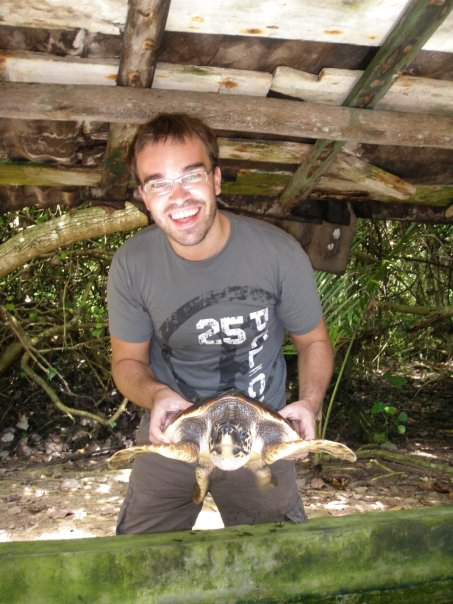
%> input picture COMP5422/Project/RefProj/PhD_tool/PhD_tool/sample_image.bmp, 453 x 604 px
$ octave face_registration_demo.m   (GNU Octave 9; MATLAB toolbox functions it lacks are replaced by stand-ins)
%> lines starting %> are read from the running program, lines starting %| are printed output that depends on the picture
%> further down, X is the input picture: size 604x453x3 uint8; mean R, G, B 121.1, 110.9, 87.6
### COMP5422/Project/RefProj/PhD_tool/PhD_tool/utils/register_face_based_on_eyes.m
% Extracts the face region from an image based on provided eye coordinates
%
% PROTOTYPE
% Y = register_face_based_on_eyes(X,eyes,size1)
%
% USAGE EXAMPLE(S)
%
%     Example 1:
%       eyes.x(1)=160;  %These coordinates were obtained using getpts(),
%       eyes.y(1)=184;  %but could also be read from a file
%       eyes.x(2)=193;
%       eyes.y(2)=177;
%       X=imread('sample_image.bmp');
%       Y = register_face_based_on_eyes(X,eyes,[128 100]);
%       figure,imshow(X,[]);
%       figure,imshow(uint8(Y),[]);
%
%     Example 2:
%       eyes.x(1)=160;
%       eyes.y(1)=184;
%       eyes.x(2)=193;
%       eyes.y(2)=177;
%       X=imread('sample_image.bmp');
%       Y = register_face_based_on_eyes(X,eyes);
%       figure,imshow(X,[]);
%       figure,imshow(uint8(Y),[]);
%
%     Example 3:
%       eyes.x(1)=160;
%       eyes.y(1)=184;
%       eyes.x(2)=193;
%       eyes.y(2)=177;
%       X=imread('sample_image.bmp');
%       Y = register_face_based_on_eyes(X,eyes,100);
%       Y = mean(Y,3);  % produce grey-scale image from color image
%       figure,imshow(X,[]);
%       figure,imshow(uint8(Y),[]);
%
%
% GENERAL DESCRIPTION
% The function extracts the facial region from the given image X based on
% the coordinates given in the structure "eyes". The image is then
% normalized to a fixed size given by the parameter "size1". It takes either
% two or three arguments. If the argument "size1" is omitted, the output
% facial region returned will be of size 128x128 pixels. The parameter size
% can be given as a single number (in pixels), in which case a square
% facial region is returned. When given as a 1x2 matrix with two elements, e.g.,
% size1 = [128 100], a region of this size is returned.
%
% The input image X can be a color image or a grey-scale one. If the input
% is in color, the output is also in color, and similarly, if the input
% image is a grey-scale one, then the outputimage is also a grey-scale one.
%
%
% REFERENCES
% Unfortunatelly, I have no reference (in english) of mine to demonstrate
% the procedure (eventually I plan to write a tutorial for beginners in the
% field of face recognition).
%
%
%
% INPUTS:
% X                     - a grey-scale or color image of arbitrary size
% eyes				    - a structure containing the eye coordinates; the
%                         structure takes the following form:
%             eyes.x(1) - x coordinate of the images left eye
%                         (this corresponds to the right eye in real life)
%             eyes.x(2) - x coordinate of the images right eye
%                         (this corresponds to the left eye in real life)
%             eyes.y(1) - y coordinate of the images left eye
%                         (this corresponds to the right eye in real life)
%             eyes.y(2) - y coordinate of the images right eye
%                         (this corresponds to the left eye in real life)
% size1                 - a parameter determining the size of the output
%                         image; it can take a single value, e.g., size=128,
%                         or it can be a 1x2 matrix, e.g., size=[100 60].
%                         default: size1=[128 128]
%
% OUTPUTS:
% Y                     - a grey-scale or color facial image (depending on
%                         the input format) extracted from the input image X
%
% NOTES / COMMENTS
% This function extracts the facial region from the given input image X
% based on some eye coordinates. Note that the eye coordinates have to be
% read from an external source, e.g., a text file (if they were marked
% manually and stored for later use), or they have to be provided by a
% facial landmark detector. This function is not intended to perform the
% localization for you, it just extracts the facial regions from the given
% image and normalizes it in respect to rotation and size. However, it does
% so based on the provided eye-coordinates.
%
% The function extracts the face region based on the following
% configuration: it first computes the interoccular distance di and uses the
% mid-point between the eyes (of the rotated image - the rotation angle is
% determined in such a way that the line conecting the eyes is horizontal)
% as the starting point. From this point the upper bound of the face region
% is deterimned by substartcing 0.6*di, the lower bound by adding 1.75*di,
% and the left and right boundaries are computed by substracting and adding
% 0.9*di, respectively. You can change the borders by changing the values
% of the coeffcients k1, k2, k3, and k4 in the last part of this function.
% However, to do so, you have to change the source code at the end of this
% file.
%
% The function was tested with Matlab ver. 7.9.0.529 (R2009b) and Matlab
% ver. 7.11.0.584 (R2010b).
%
%
% ABOUT
% Created:        3.2.2010
% Last Update:    10.11.2011
% Revision:       1.0
%
%
% WHEN PUBLISHING A PAPER AS A RESULT OF RESEARCH CONDUCTED BY USING THIS CODE
% OR ANY PART OF IT, MAKE A REFERENCE TO THE FOLLOWING PUBLICATIONS:
%
% Štruc V., Pavešic, N.: The Complete Gabor-Fisher Classifier for Robust
% Face Recognition, EURASIP Advances in Signal Processing, vol. 2010, 26
% pages, doi:10.1155/2010/847680, 2010.
%
% Štruc V., Pavešic, N.:Gabor-Based Kernel Partial-Least-Squares
% Discrimination Features for Face Recognition, Informatica (Vilnius), vol.
% 20, no. 1, pp. 115-138, 2009.
%
%
% The BibTex entries for the papers are here
%
% @Article{ACKNOWL1,
%     author = "Vitomir \v{S}truc and Nikola Pave\v{s}i\'{c}",
%     title  = "The Complete Gabor-Fisher Classifier for Robust Face Recognition",
%     journal = "EURASIP Advances in Signal Processing",
%     volume = "2010",
%     pages = "26",
%     year = "2010",
% }
%
% @Article{ACKNOWL2,
%     author = "Vitomir \v{S}truc and Nikola Pave\v{s}i\'{c}",
%     title  = "Gabor-Based Kernel Partial-Least-Squares Discrimination Features for Face Recognition",
%     journal = "Informatica (Vilnius)",
%     volume = "20",
%     number = "1",
%     pages = "115–138",
%     year = "2009",
% }
%
% Official website:
% If you have down-loaded the toolbox from any other location than the
% official website, plese check the following link to make sure that you
% have the most recent version:
%
% http://luks.fe.uni-lj.si/sl/osebje/vitomir/face_tools/PhDface/index.html
%
%
% OTHER TOOLBOXES
% If you are interested in face recognition you are invited to have a look
% at the INface toolbox as well. It contains implementations of several
% state-of-the-art photometric normalization techniques that can further
% improve the face recognition performance, especcially in difficult
% illumination conditions. The toolbox is available from:
%
% http://luks.fe.uni-lj.si/sl/osebje/vitomir/face_tools/INFace/index.html
%
%
% Copyright (c) 2011 Vitomir Štruc
% Faculty of Electrical Engineering,
% University of Ljubljana, Slovenia
% http://luks.fe.uni-lj.si/en/staff/vitomir/index.html
%
% Permission is hereby granted, free of charge, to any person obtaining a copy
% of this software and associated documentation files, to deal
% in the Software without restriction, subject to the following conditions:
%
% The above copyright notice and this permission notice shall be included in
% all copies or substantial portions of the Software.
%
% The Software is provided "as is", without warranty of any kind.
%
% November 2011

function Y = register_face_based_on_eyes(X,eyes,size1)
%> called with size1 = [128 100]

%% Init
Y=[];

%% Check inputs

%check number of inputs
if nargin <2
    disp('Wrong number of input parameters! The function requires at least two input arguments.')
    return;
elseif nargin >3
    disp('Wrong number of input parameters! The function takes no more than three input arguments.')
    return;
elseif nargin==2
    size1 = [128 128];
end

%check image
[a,b,c]=size(X);
%> a = 604; b = 453; c = 3
if a<2 || b<2
    disp('X is not a valdi image. The height/width has to be larger than 1 pixel.')
    return;
end

%check coordinates
if isfield(eyes,'x')~=1
    disp('No x coordinates were found in the coordinates structure.')
    return;
end
if isfield(eyes,'y')~=1
    disp('No y coordinates were found in the coordinates structure.')
    return;
end

[a,b] = size(eyes.x);
if a==1 && b==2 || a==2 && b==1
else
    disp('The x coordinates were not defined properly. Please type "help register_face_based_on_eyes"')
    return;
end

[a,b] = size(eyes.y);
if a==1 && b==2 || a==2 && b==1
else
    disp('The y coordinates were not defined properly. Please type "help register_face_based_on_eyes"')
    return;
end

%check size parameter
[a,b]=size(size1);
if a==1 && b==1
    size1 = [size1 size1];
elseif a==1 && b==2
    size1=size1;
else
    disp('The parameter defining the size of the output is not in the right format.')
    return;
end


%% Parse inputs

%convert to double
X=double(X);
%> X: size 604x453x3 double

[a,b,dummy] = size(X);
%> dummy = 3
x_cent = ceil(b/2);
%> x_cent = 227
y_cent = ceil(a/2);
%> y_cent = 302

%these are the remains of my previous implementation
x_leva = double(eyes.x(1));
y_leva = double(eyes.y(1));
x_desna = double(eyes.x(2));
y_desna = double(eyes.y(2));


%% Correct for rotation

%get rotation angle
kateta1 = abs(x_leva-x_desna);
kateta2 = abs(y_leva-y_desna);

if y_leva>y_desna
    angle = -(atan(kateta2/kateta1))*(180/pi);
elseif y_leva<y_desna
    angle = (atan(kateta2/kateta1))*(180/pi);
elseif y_leva==y_desna
    angle = 0;
end


%recompute the coordinates in the rotated image
if angle ==0
    Y=X;
    [c,d,e1]=size(Y);
else
    Y=uint8(imrotate((X),angle,'bilinear'));
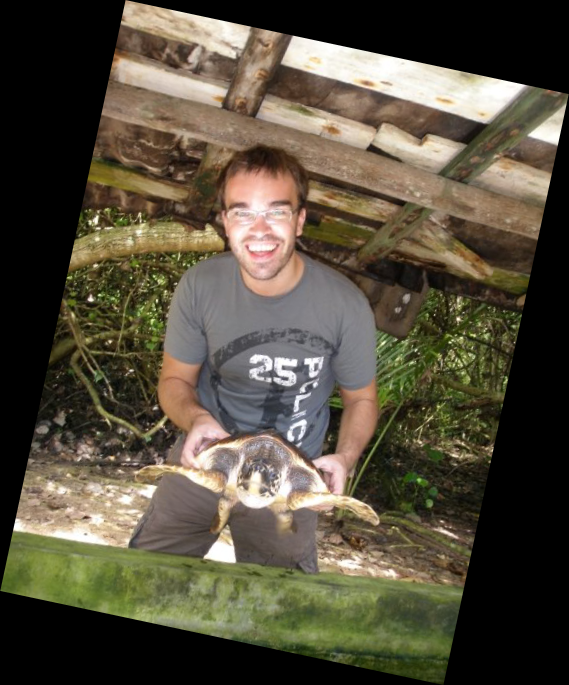
%> Y: size 685x569x3 uint8; mean R, G, B 85, 77.9, 61.5
    [c,d,e]=size(Y);
%> c = 685; d = 569; e = 3
    x_cent_rot = ceil(d/2);
%> x_cent_rot = 285
    y_cent_rot = ceil(c/2);
%> y_cent_rot = 343

    x_mid = round((x_leva+x_desna)/2);
    y_mid = round((y_leva+y_desna)/2);

    my_hypo = sqrt((x_leva-x_desna)^2+(y_leva-y_desna)^2);

    if x_mid == x_cent
     x_mid=x_mid+1;
    end

    if y_mid == y_cent
         y_mid=y_mid+1;
    end

    hipoten = sqrt((x_mid-x_cent)^2+(y_mid-y_cent)^2);
%> hipoten = 130.9
    x_koor = abs(x_mid-x_cent);
%> x_koor = 50
    if (x_mid > x_cent) & (y_mid<y_cent)
        kot = acos(x_koor/hipoten)+(angle*pi/180);
        x1(1) = (x_cent_rot+cos(kot)*hipoten);
        y1(1) = (y_cent_rot-sin(kot)*hipoten);
    end
    if (x_mid < x_cent) & (y_mid<y_cent)
        kot = acos(x_koor/hipoten)-(angle*pi/180);
%> kot = 1.39
        x1(1) = (x_cent_rot-cos(kot)*hipoten);
        y1(1) = (y_cent_rot-sin(kot)*hipoten);
    end
    if (x_mid > x_cent) & (y_mid>y_cent)
        kot = acos(x_koor/hipoten)-(angle*pi/180);
        x1(1) = (x_cent_rot+cos(kot)*hipoten);
        y1(1) = (y_cent_rot+sin(kot)*hipoten);
    end
    if (x_mid < x_cent) & (y_mid>y_cent)
        kot = acos(x_koor/hipoten)+(angle*pi/180);
        x1(1) = (x_cent_rot-cos(kot)*hipoten);
        y1(1) = (y_cent_rot+sin(kot)*hipoten);
    end

    x_leva = double(round(x1-(my_hypo/2))-1);
%> x_leva = 243
    x_desna = double(round(x1+(my_hypo/2))-1);
    y_leva = double(round(y1)-1);
    y_desna = double(round(y1)-1);
end


%% Extract facial region

% origin point for face frame
T_x = round((x_leva+x_desna)/2);
T_y = round((y_leva+y_desna)/2);

% frame coordinates calculation
d_ex = abs(x_desna-x_leva);

% these determine the extracted region - in percentage (% = k*100) of the
% interoccluar distance (You can play with these and get different facial areas)
k1 = 0.6;       %these are the final coefficient, there will be no more change - the xm2vts database was extracted a bit differently (just a bit)
k2 = 1.75;
k3 = 0.9;
k4 = 0.9;

% compute bounding box coordinates
y_u = T_y-round(k1*d_ex);
if y_u<=1
    y_u = 1;
end

y_l = T_y+round(k2*d_ex);
if y_l>a
    y_l=a;
end

x_f = T_x-round(k3*d_ex);
if x_f<1
    x_f=1;
end

x_s = T_x+round(k4*d_ex);
if x_s>b
    x_s=b;
end


%extract final facial region
Y=Y(y_u:y_l, x_f:x_s,:);
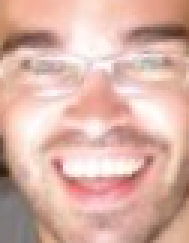
%> Y: size 81x63x3 uint8 (shown 3 times larger); mean R, G, B 218.7, 178.9, 167.5
Y=imresize(Y,size1,'bilinear');
%> Y: size 128x100x3 uint8
Y=uint8(Y);

### COMP5422/Project/RefProj/PhD_tool/PhD_tool/demos/face_registration_demo.m
% A demo script showing how to use a function from the toolbox to register the face based on manually anotated eye coordinates.
%
% DEMO NAME: FACE REGISTRATION DEMO
%
% GENERAL DESCRIPTION
% The script uses the "register_face_based_on_eyes" function from the PhD
% toolbox to demonstrate how to register the face based in manually
% enotated eye coordinates. Specifically, it demonstrates two different
% examples. In the first the coordinates are hard coded in the script and
% in the second they are read from an external file. For more inormation on
% the "register_face_based_on_eyes" and its functionality, please type
%
% help register_face_based_on_eyes
%
% into Matlab's command window.
%
%
% IMPORTANT!!!!
% Note that you must run all demo scipts in this toolbox from the demos
% folder. This is particularly important, since some data needed by the
% scripts is located in folders whose paths are specified relative to the
% demos folder. If you run the scripts from anywhere else, the scripts may
% fail.
%
%
% NOTES / COMMENTS
% The script was tested with Matlab version 7.11.0.584 (R2010b) running
% on a 64-bit Windows 7 OS.
%
%
% ABOUT
% Created:        17.11.2011
% Last Update:    17.11.2011
% Revision:       1.0
%
%
% WHEN PUBLISHING A PAPER AS A RESULT OF RESEARCH CONDUCTED BY USING THIS CODE
% OR ANY PART OF IT, MAKE A REFERENCE TO THE FOLLOWING PUBLICATIONS:
%
% Štruc V., Pavešic, N.: The Complete Gabor-Fisher Classifier for Robust
% Face Recognition, EURASIP Advances in Signal Processing, vol. 2010, 26
% pages, doi:10.1155/2010/847680, 2010.
%
% Štruc V., Pavešic, N.:Gabor-Based Kernel Partial-Least-Squares
% Discrimination Features for Face Recognition, Informatica (Vilnius), vol.
% 20, no. 1, pp. 115-138, 2009.
%
%
% The BibTex entries for the papers are here
%
% @Article{ACKNOWL1,
%     author = "Vitomir \v{S}truc and Nikola Pave\v{s}i\'{c}",
%     title  = "The Complete Gabor-Fisher Classifier for Robust Face Recognition",
%     journal = "EURASIP Advances in Signal Processing",
%     volume = "2010",
%     pages = "26",
%     year = "2010",
% }
%
% @Article{ACKNOWL2,
%     author = "Vitomir \v{S}truc and Nikola Pave\v{s}i\'{c}",
%     title  = "Gabor-Based Kernel Partial-Least-Squares Discrimination Features for Face Recognition",
%     journal = "Informatica (Vilnius)",
%     volume = "20",
%     number = "1",
%     pages = "115–138",
%     year = "2009",
% }
%
% Official website:
% If you have down-loaded the toolbox from any other location than the
% official website, plese check the following link to make sure that you
% have the most recent version:
%
% http://luks.fe.uni-lj.si/sl/osebje/vitomir/face_tools/PhDface/index.html
%
%
% OTHER TOOLBOXES
% If you are interested in face recognition you are invited too have a look
% at the INface toolbox as well. It contains implementations of several
% state-of-the-art photometric normalization techniques that can further
% improve the face recognition performance, especcially in difficult
% illumination conditions. The toolbox is available from:
%
% http://luks.fe.uni-lj.si/sl/osebje/vitomir/face_tools/INFace/index.html
%
%
% Copyright (c) 2011 Vitomir Štruc
% Faculty of Electrical Engineering,
% University of Ljubljana, Slovenia
% http://luks.fe.uni-lj.si/en/staff/vitomir/index.html
%
% Permission is hereby granted, free of charge, to any person obtaining a copy
% of this software and associated documentation files, to deal
% in the Software without restriction, subject to the following conditions:
%
% The above copyright notice and this permission notice shall be included in
% all copies or substantial portions of the Software.
%
% The Software is provided "as is", without warranty of any kind.
%
% November 2011


%% Load sample image
disp(sprintf('This is a demo script for the PhD toolbox. It demonstrates how to use a function from the toolbox to register a face based on manually anotated eye coordinates'));
disp(' ')
disp('Loading sample image.')
disp(' ')
X=imread('data/sample_image.bmp');
figure, imshow(X,[])
disp('This is the sample image. Press any key to continue ...')
pause();


%% Set coordinates
eyes.x(1)=160;  %These coordinates were obtained using getpts(),
eyes.y(1)=184;  %but could also be read from a file
eyes.x(2)=193;
eyes.y(2)=177;

disp('The coordinates of the eyes were set in the follwing form:')
disp('eyes.x(1)=160;')
disp('eyes.y(1)=184;')
disp('eyes.x(2)=193;')
disp('eyes.y(2)=177;')
disp(' ')
disp('Extracting face region of size 128x100 pixels.')
Y = register_face_based_on_eyes(X,eyes,[128 100]);
figure
imshow(Y,[]);
disp('Finished first example. Press any key to continue ...')
disp(' ')
pause()

%% Reading coordinates from file
disp('This example uses a file to read the eye coordinates from.')
disp('The result is the same as in the previou example, the difference is only in the source of the data.')
disp(' ')
disp('Reading file with eye coordinates.')
A=textread('data/sample_coors.txt');
eyes.x(1)=A(1);
eyes.y(1)=A(2);
eyes.x(2)=A(3);
eyes.y(2)=A(4);
disp('Extracting grey-scale face region of size 128x128 pixels.')
Y = mean(register_face_based_on_eyes(X,eyes,[128 128]),3);
%> call 2 of register_face_based_on_eyes, with size1 = [128 128]
%> in register_face_based_on_eyes (call 2), `Y=imresize(Y,size1,'bilinear');`:
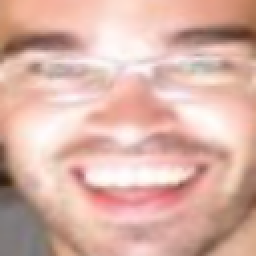
%> Y: size 128x128x3 uint8 (shown 2 times larger); mean R, G, B 218.7, 178.9, 167.5
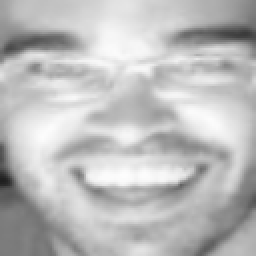
%> Y: size 128x128 double (shown 2 times larger); min 31, max 253.7, mean 188.4
figure
imshow(Y,[]);
disp('Finished demo.')
